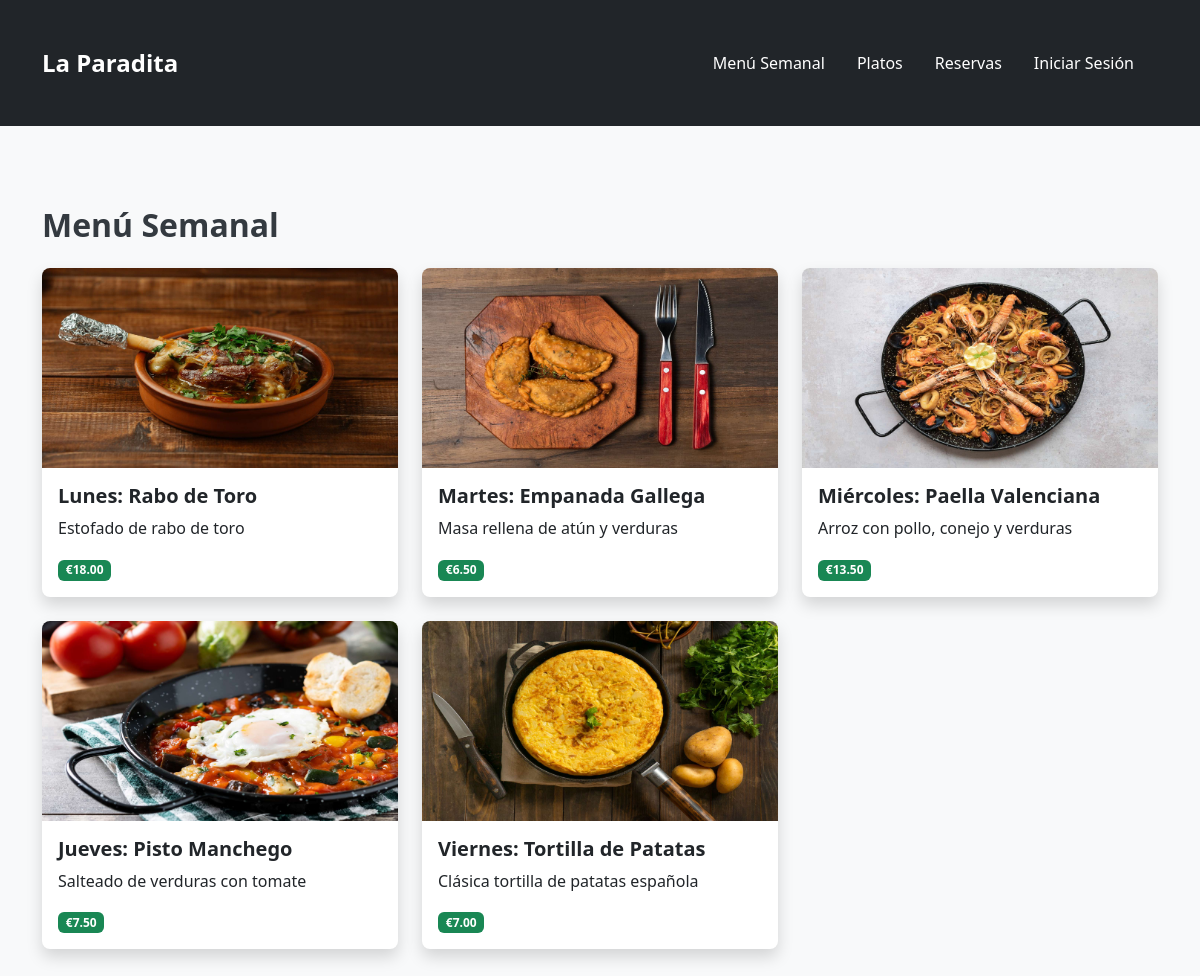
Page /menu.php on the committed database.
### tables this page shows
CREATE TABLE platos (
    id          INTEGER PRIMARY KEY AUTOINCREMENT,
    nombre      TEXT,
    descripcion TEXT,
    precio      REAL,
    imagen_url  TEXT
);

### menu.php (the view, shortened to what this page needs)
<?php
include 'db.php'; $db = getDB(); ?>
<!DOCTYPE html>
<html lang="es">
<head>
    <link href="https://cdn.jsdelivr.net/npm/bootstrap@5.3.2/dist/css/bootstrap.min.css" rel="stylesheet">
    <link rel="stylesheet" href="css/style.css">
</head>
<body>
<?php include 'navbar.php'; ?>
<div class="container mt-5">
    <h2 class="mb-4">Menú Semanal</h2>
    <div class="row">
        <?php
        $dias = ["Lunes", "Martes", "Miércoles", "Jueves", "Viernes"];
        $platos = $db->query("SELECT * FROM platos ORDER BY RANDOM() LIMIT 5")->fetchAll();
        for($i=0; $i<5; $i++) {
            $plato = $platos[$i];
            echo '<div class="col-md-4 mb-4">
                    <div class="card shadow h-100">
                        <img src="'.$plato['imagen_url'].'" class="card-img-top" alt="'.$plato['nombre'].'">
                        <div class="card-body">
                            <h5 class="card-title">'.$dias[$i].': '.$plato['nombre'].'</h5>
                            <p class="card-text">'.$plato['descripcion'].'</p>
                            <span class="badge bg-success">€'.number_format($plato['precio'], 2).'</span>
                        </div>
                    </div>
                </div>';
        }
        ?>
    </div>
</div>
</body>
</html>

### css/style.css (style rules this page uses)
body { background-color: #f8f9fa; font-family: 'Segoe UI', Tahoma, Geneva, Verdana, sans-serif; color: #343a40; margin: 0; padding: 0; }
h1, h2, h3, h4, h5, h6 { font-weight: 700; margin-bottom: 1rem; }
.card { border: none; border-radius: 0.5rem; box-shadow: 0 4px 6px rgba(0, 0, 0, 0.1); transition: transform 0.3s; }
.card-img-top { height: 200px; object-fit: cover; border-top-left-radius: 0.5rem; border-top-right-radius: 0.5rem; }
.container { padding-top: 2rem; padding-bottom: 2rem; }
.card-img-top { height: 200px; object-fit: cover; }

### rows in the picture
platos: imagen_url (picture), i "Lunes", nombre "Rabo de Toro", descripcion "Estofado de rabo de toro", precio "18.00"
platos: imagen_url (picture), i "Martes", nombre "Empanada Gallega", descripcion "Masa rellena de atún y verduras", precio "6.50"
platos: imagen_url (picture), i "Miércoles", nombre "Paella Valenciana", descripcion "Arroz con pollo, conejo y verduras", precio "13.50"
platos: imagen_url (picture), i "Jueves", nombre "Pisto Manchego", descripcion "Salteado de verduras con tomate", precio "7.50"
platos: imagen_url (picture), i "Viernes", nombre "Tortilla de Patatas", descripcion "Clásica tortilla de patatas española", precio "7.00"
